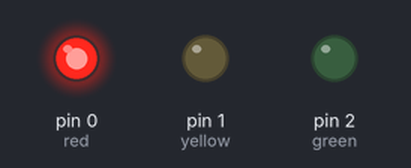
This sketch was run on a simulated Arduino Uno, built with avr-gcc and run on an emulated ATmega328P. Parts: output pins drawn as LEDs (lit = HIGH).

Above: at 1.0 s.
At 3.0 s:
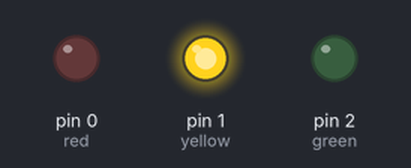
At 5.0 s:
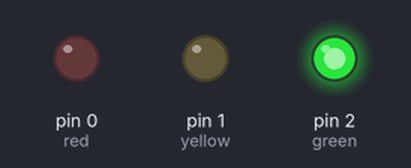
Timing chart, 0 to 7.8 s (numbered marks = the images above):
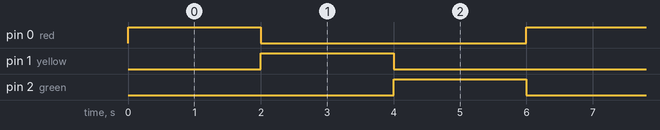

The sketch:

sketch_feb20a.ino.ino
```cpp
int red = 0;
int yellow = 1;
int green = 2;
void setup() {
  pinMode(red,OUTPUT);
  pinMode(yellow,OUTPUT);
  pinMode(green,OUTPUT);
}

void loop() {
  digitalWrite(red,HIGH);
  digitalWrite(yellow,LOW);
  digitalWrite(green,LOW);
  delay(2000);

  digitalWrite(red,LOW);
  digitalWrite(yellow,HIGH);
  digitalWrite(green,LOW);
  delay(2000);

  digitalWrite(red,LOW);
  digitalWrite(yellow,LOW);
  digitalWrite(green,HIGH);
  delay(2000);
}
```

Measured:
- by itself, pin 0 (red), pin 1 (yellow), pin 2 (green): alternates HIGH for 2.0 s and LOW for 4.0 s
- by itself, everything shown: repeats every 6.0 s, in 3 steps
